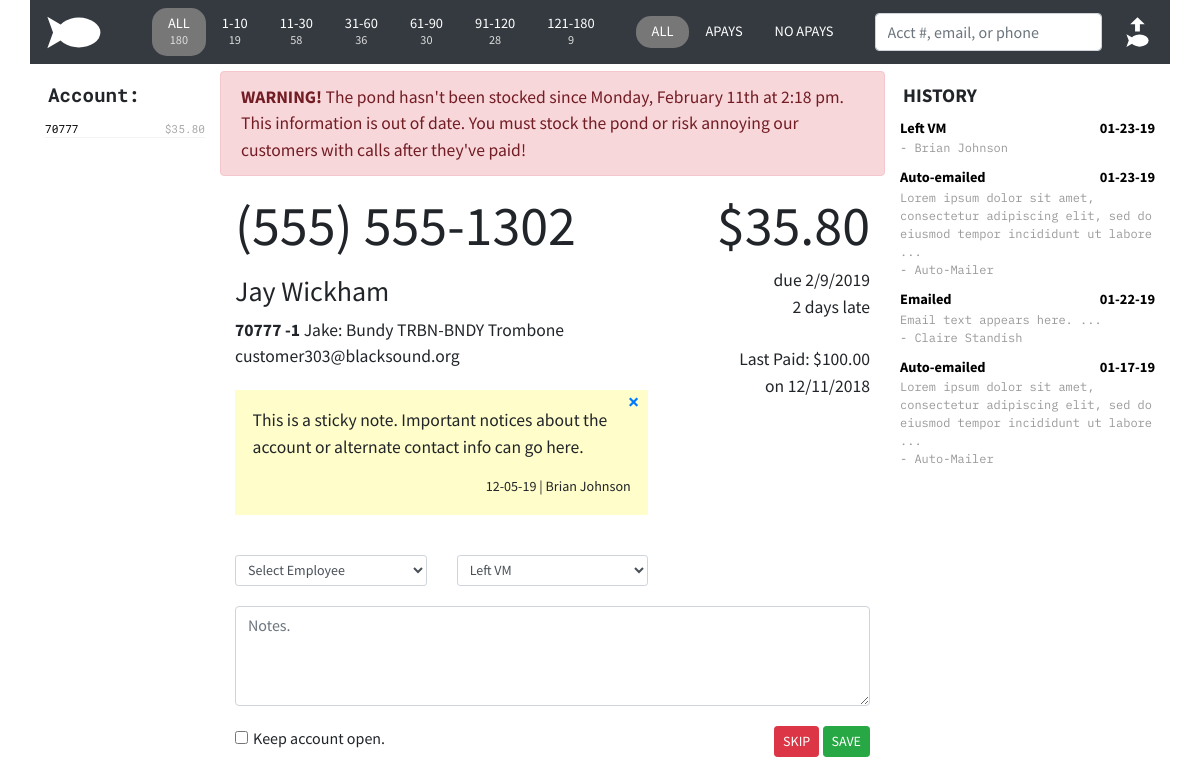
/?lookup=70777 (signed in), run on the app's committed database.
### tables this page shows
CREATE TABLE `fishes` (
  `crnt_pk` int(6) DEFAULT NULL,
  `crnt_acct` int(11) DEFAULT NULL,
  `crnt_sub` int(11) DEFAULT NULL,
  `crnt_desc` varchar(50) DEFAULT NULL,
  `crnt_student` varchar(30) DEFAULT NULL,
  `crnt_lastdate` varchar(12) DEFAULT NULL,
  `crnt_lastamt` decimal(10,2) DEFAULT NULL,
  `crnt_amtdue` decimal(10,2) DEFAULT NULL,
  `crnt_payoff` decimal(10,2) DEFAULT NULL,
  `crnt_ndate` varchar(12) DEFAULT NULL,
  `crnt_paymentdue` decimal(10,2) DEFAULT NULL,
  `crnt_latedue` decimal(10,2) DEFAULT NULL,
  `crnt_otherdue` decimal(10,2) DEFAULT NULL,
  `crnt_payments` varchar(30) DEFAULT NULL,
  `crnt_last` varchar(20) DEFAULT NULL,
  `crnt_zip` varchar(10) DEFAULT NULL,
  `crnt_qty` decimal(2,0) DEFAULT NULL,
  `crnt_sku` varchar(30) DEFAULT NULL,
  `crnt_email` varchar(50) DEFAULT NULL,
  `crnt_emailmethod` varchar(5) DEFAULT NULL,
  `crnt_addr1` varchar(50) DEFAULT NULL,
  `crnt_addr2` varchar(50) DEFAULT NULL,
  `crnt_addr3` varchar(50) DEFAULT NULL,
  `crnt_addr4` varchar(50) DEFAULT NULL,
  `crnt_addr5` varchar(50) DEFAULT NULL,
  `crnt_name` varchar(50) DEFAULT NULL,
  `crnt_hmphone` varchar(50) DEFAULT NULL,
  `crnt_rntdesc` varchar(50) DEFAULT NULL,
  `crnt_extra1` varchar(11) DEFAULT NULL,
  `crnt_extra2` varchar(50) DEFAULT NULL
);

CREATE TABLE `sticky` (
  `sticky_ID` int(11) NOT NULL,
  `sticky_acct` int(11) NOT NULL,
  `sticky_date` int(12) NOT NULL,
  `sticky_lanid` varchar(30) NOT NULL,
  `sticky_text` varchar(1000) NOT NULL
);

CREATE TABLE `contact` (
  `ID` int(11) NOT NULL,
  `ctac_acct` int(11) NOT NULL,
  `ctac_date` int(12) NOT NULL,
  `ctac_lanid` varchar(20) NOT NULL,
  `ctac_action` varchar(20) NOT NULL,
  `ctac_note` text NOT NULL,
  `ctac_daysLate` int(11) NOT NULL,
  `ctac_seen` varchar(1) NOT NULL
);

### application/controller/home.php (called while the page is built, shortened)
<?php
class Home extends Controller
{
    public function index()
    {
        $session = $this->model->setSessionVariables();
        if (isset($_GET["lookup"])) {
            $accountQuery = $this->model->displayAccount($_GET["lookup"]);
            $listHeader = "Account:";
        }
        $accountHistory = $this->model->accountHistory($accountQuery[0]->crnt_acct);
        $accountSticky = $this->model->accountSticky($accountQuery[0]->crnt_acct);
        $addItUp = $this->model->addItUp($accountQuery);
        $lastStocked = file_get_contents(ROOT . 'public/laststocked.txt');
        require APP . 'view/_templates/header.php';
        require APP . 'view/home/left-column.php';
        require APP . 'view/home/middle-column.php';
        require APP . 'view/home/right-column.php';
        require APP . 'view/_templates/footer.php';
    }
}

### public/index.php (called while the page is built, shortened)
<?php
require APP . 'core/controller.php';
$app = new Application();

### application/core/controller.php (called while the page is built, shortened)
<?php
class Controller
{
    public $db = null;
    private function openDatabaseConnection()
    {
        $options = array(PDO::ATTR_DEFAULT_FETCH_MODE => PDO::FETCH_OBJ, PDO::ATTR_ERRMODE => PDO::ERRMODE_WARNING);
        $this->db = new PDO(DB_TYPE . ':host=' . DB_HOST . ';dbname=' . DB_NAME . ';charset=' . DB_CHARSET, DB_USER, DB_PASS, $options);
    }
    public function loadModel()
    {
        require APP . 'model/model.php';
        $this->model = new Model($this->db);
    }
}

### application/model/model.php (called while the page is built, shortened)
<?php
class Model
{
    function __construct($db)
    {
        try {
            $this->db = $db;
        } catch (PDOException $e) {
            exit('Database connection could not be established.');
        }
    }
    public function setSessionVariables()
    {
        $variables = (object) [
            'apay' => $_SESSION["apay"],
            'minmax' => $_SESSION["minmax"],
            'lanid' => $_SESSION["ctac_lanid"]
        ];
        return $variables;
    }
    public function accountHistory($account)
    {
        $sql = "SELECT * FROM contact WHERE ctac_acct = $account ORDER BY ctac_date DESC";
        $query = $this->db->prepare($sql);
        $query->execute();
        return $query->fetchAll();
    }
    public function accountSticky($account)
    {
        $sql = "SELECT * FROM sticky WHERE sticky_acct = $account ORDER BY sticky_date DESC";
        $query = $this->db->prepare($sql);
        $query->execute();
        return $query->fetchAll();
    }
    public function displayAccount($search)
    {
        $sql = "SELECT * FROM fishes WHERE :search IN (crnt_acct,crnt_hmphone,crnt_email)";
        $query = $this->db->prepare($sql);
        $parameters = array(':search' => $search);
        $query->execute($parameters);
        $result = $query->fetchAll();
        if (sizeof($result) > 0) {
            return $result;
        } else {
            header('location: ' . URL . 'home/noresults');
        }
    }
}

### application/view/home/right-column.php (the view, shortened to what this page needs)
<section class="col-sm-3 right-column">
    <div class="col-header">
        HISTORY
    </div>
    <?php
    if (sizeof($accountHistory) == 0) {
        echo "<div class=\"history-action\">This account has no previous contact history.</div>";
    } else {
        foreach ($accountHistory as $contact) { ?>
            <div class="history-item" ID="<?php echo $contact->ID; ?>">
                <div class="history-action">
                    <?php if (isset($contact->ctac_action)) echo htmlspecialchars($contact->ctac_action, ENT_QUOTES, 'UTF-8'); ?>
                    <span class="history-date">
                        <?php if (isset($contact->ctac_date)) echo date("m-d-y", $contact->ctac_date); ?>
                    </span>
                </div>
                <div class="history-note">
                    <?php
                    if ($contact->ctac_note != "") {
                        if ($contact->ctac_action == "Emailed" || $contact->ctac_action == "Auto-emailed") {
                            $contact->ctac_note = substr($contact->ctac_note, 0, 100) . " ...";
                        }
                        echo htmlspecialchars(stripslashes($contact->ctac_note), ENT_QUOTES, 'UTF-8') . "<br>";
                    }
                    ?>
                    - <?php echo htmlspecialchars($contact->ctac_lanid, ENT_QUOTES, 'UTF-8'); ?>
                </div>
            </div>
    <?php }
    } ?>
</section>

### application/view/home/left-column.php
<section class="col-sm-2 left-column">
    <div class="col-header">
        <?php echo $listHeader; ?>
    </div>
    <ul class="account-list">
        <?php foreach ($accountQuery as $account) { ?>
            <li class="account-list-item">
                <a href="<?php echo URL; ?>?lookup=<?php echo $account->crnt_acct; ?>"><?php echo $account->crnt_acct; ?></a>
                <span class="account-list-bal-due">$<?php echo number_format($account->crnt_paymentdue, 2); ?></span>
            </li>
        <?php } ?>
    </ul>
</section>

### application/view/home/middle-column.php (shortened to what this page needs)
<section class="col-sm-7 middle-column">
    <section class="row account-info">
        <div ID="stock-pond-warning" class="alert alert-danger">
            <b>WARNING!</b> The pond hasn't been stocked since <?php echo  date('l, F jS \a\t g:i a', $lastStocked)?>. This information is out of date. You must stock the pond or risk annoying our customers with calls after they've paid!
        </div>
        <section class="col-sm-8 account-left">
            <div class="account-detail">
                <h1><?php echo ($accountQuery[0]->crnt_hmphone != "(   )    -") ? $accountQuery[0]->crnt_hmphone : "NO PHONE"; ?></h1>
                <p>
                <h3 id="crnt_name"><?php echo htmlspecialchars($accountQuery[0]->crnt_name)?> </h3>
                    <strong><?php echo $accountQuery[0]->crnt_acct . $addItUp->sub;?></strong> <?php echo $addItUp->student;?><br>
                    <?php echo ($accountQuery[0]->crnt_email != "") ? htmlspecialchars($accountQuery[0]->crnt_email) : "NO EMAIL"; ?>
                </p>
            </div>
            <div class="sticky-notes-area">
                <?php if ($accountSticky) {
                    foreach ($accountSticky as $sticky) { ?>
                        <div class="sticky-note">
                            <div class="sticky-delete">
                                <a href="home/deleteSticky/<?php echo $sticky->sticky_ID?>">&times</a>
                            </div>
                            <p>
                                <?php echo htmlspecialchars($sticky->sticky_text, ENT_QUOTES, 'UTF-8'); ?>
                            </p>
                            <div class="sticky-note-info">
                                <?php echo date("m-d-y", $sticky->sticky_date) . " | " .
                                           htmlspecialchars($sticky->sticky_lanid,
                                           ENT_QUOTES, 'UTF-8'); ?>
                            </div>
                        </div>
            <?php   }
                }
            ?>
            </div>
        </section>
        <section class="col-sm-4 account-right">
            <h1>$<?php echo number_format($addItUp->payment, 2)?></h1>
            due <?php echo $accountQuery[0]->crnt_ndate; ?><br>
            <?php echo $accountQuery[0]->crnt_extra1;?> days late<br>
            <br>
            Last Paid: $<?php echo $accountQuery[0]->crnt_lastamt;?><br>
            on <?php echo $accountQuery[0]->crnt_lastdate;?><br>
        </section>
    </section>
    <form action="<?php echo URL; ?>" method="POST">
    <section class="row action">
        <section class="col-sm-4">
            <select class="form-control form-control-sm" name="ctac_lanid" required>
                <?php
                if ($session->lanid == "") echo "<option value=\"\">Select Employee</option>";
                ?>
            </select>
        </section>
        <section class="col-sm-4">
            <select class="form-control form-control-sm" name="ctac_action" id="ctac_action" autofocus>
                <option value="Left VM" selected>Left VM</option>
            </select>
        </section>
        <section class="col-sm-4">
        </section>
    </section>
    <section class="row">
        <section class="col-sm-12">
            <textarea name="ctac_note" placeholder="Notes." ID="ctac_note" class="form-control"></textarea>
        </section>
    </section>
    <section class="row action-save">
        <section class="col-sm-6 action-checkboxes">
            <div class="form-check form-check-inline">
                <input name="crnt_extra2" class="form-check-input" type="checkbox" value="N">
                <label class="form-check-label" for="inlineCheckbox1">Keep account open.</label>
            </div>
        </section>
        <section class="col-sm-6 contact-save">
            <input type="submit" name="contact" value="SKIP" class="btn btn-danger btn-sm">
            <input type="submit" name="contact" value="SAVE" class="btn btn-success btn-sm">
        </section>
    </section>
    </form>
</section>

### public/css/style.css (style rules this page uses)
body { font-family: 'Source Sans Pro', sans-serif; }
h1 { font-size: 3.5rem; }
textarea { margin: 20px 0 20px 0; }
.col-header { font-weight: bold; font-size: 120%; padding: 10px 0px 8px 3px; }
.left-column { font-family: 'Roboto Mono', monospace; }
.account-list { list-style-type: none; padding-left: 0; font-size: 70%; color: #aaa; }
.account-list-item { margin-top: 3px; border-bottom: 1px solid #f3f3f3; }
.account-list-item a { color: black; }
.account-list-bal-due { float: right; }
#stock-pond-warning { display: none; }
.account-info { font-size: 110%; }
.sticky-note { font-size: 100%; padding: 1em; margin: 20px 0px 20px 0px; background: #fffdc9; }
.sticky-delete { float: right; margin-top: -1em; margin-right: -0.4em; font-weight: bold; clear: left; font-size: 120%; }
.sticky-note-info { font-size: 80%; display: block; text-align: right; }
.account-right { text-align: right; }
.action { margin-top: 20px; }
#ctac_note { width: 100%; height: 100px; }
.contact-save { text-align: right; }
.history-item { margin-bottom: 10px; }
.history-action { font-size: 90%; color: #000; font-weight: bold; }
.history-date { float: right; }
.history-note { font-family: 'IBM Plex Mono', monospace; font-size: 75%; color: #999; }

### data on the page
fishes: crnt_acct "70777", crnt_paymentdue "35.80", crnt_hmphone "(555) 555-1302", crnt_name "Jay Wickham", crnt_email "customer303@blacksound.org", crnt_ndate "2/9/2019", crnt_extra1 "2", crnt_lastamt "100.00", crnt_lastdate "12/11/2018"
sticky: sticky_text "This is a sticky note. Important notices about the account or alternate contact info can go here.", sticky_date "12-05-19", sticky_lanid "Brian Johnson"
contact: ctac_action "Left VM", ctac_date "01-23-19", ctac_lanid "Brian Johnson"
contact: ctac_action "Auto-emailed", ctac_date "01-23-19", ctac_note "Lorem ipsum dolor sit amet, consectetur adipiscing elit, sed do eiusmod tempor incididunt ut labore ...", ctac_lanid "Auto-Mailer"
contact: ctac_action "Emailed", ctac_date "01-22-19", ctac_note "Email text appears here. ...", ctac_lanid "Claire Standish"
contact: ctac_action "Auto-emailed", ctac_date "01-17-19", ctac_note "Lorem ipsum dolor sit amet, consectetur adipiscing elit, sed do eiusmod tempor incididunt ut labore ...", ctac_lanid "Auto-Mailer"

### other printed values
$aging->all "180"
$aging->one "19"
$aging->eleven "58"
$aging->thirtyOne "36"
$aging->sixtyOne "30"
$aging->ninetyOne "28"
$aging->oneTwentyPlus "9"
$listHeader "Account:"
date('l, F jS \a\t g:i a', $lastStocked) "Monday, February 11th at 2:18 pm"
$addItUp->sub "-1"
$addItUp->student "Jake: Bundy TRBN-BNDY Trombone"
$addItUp->payment "35.80"
